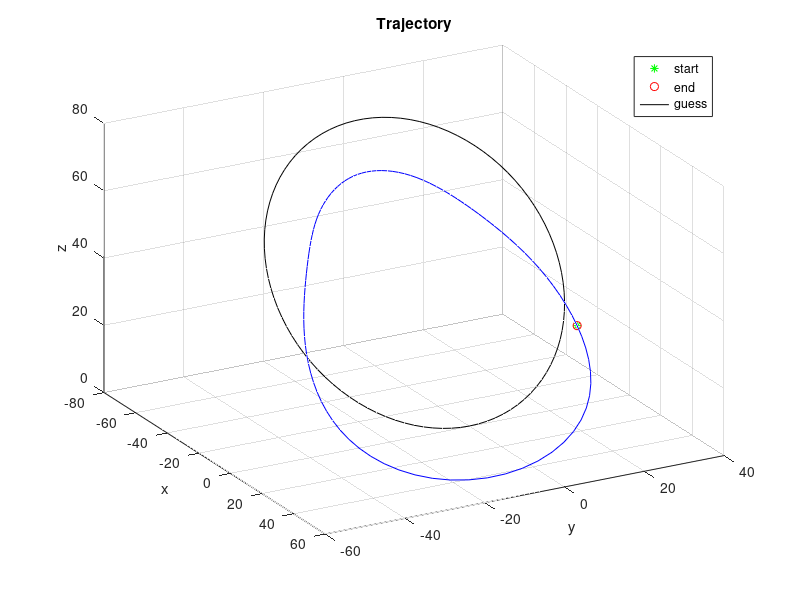

This chart was generated by the following MATLAB code:
clear all
load xyz


% guesses
N = 100;
tfg = 10;
tg  = linspace(0,tfg,N);
xg = 35*(-1+cos(2*pi*tg/tfg));      
yg = -35*sqrt(1)*sin(2*pi*tg/tfg);  
zg = -35*(1-cos(2*pi*tg/tfg))-0.11; 




figure
plot3(x,-y,-z,'-b');
hold on
guess = plot3(xg,-yg,-zg,'-k');
strt = plot3(x(1),-y(1),-z(1),'*g'); % start
fin = plot3(x(end),-y(end),-z(end),'or'); % end
xlabel('x');
ylabel('y');
zlabel('z');
view(61,31)
legend([strt,fin,guess],'start','end','guess');
title('Trajectory');
grid on
hold off